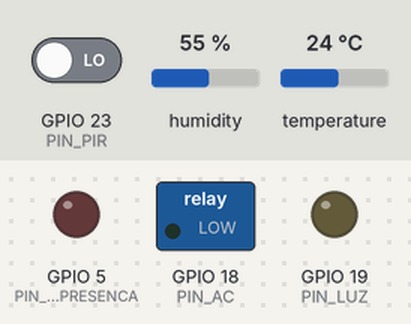
This sketch was run on a simulated ESP32. Shown: switched loads named in the sketch (green lamp = pin HIGH), output pins drawn as LEDs (lit = HIGH). Inputs (shaded band) come from the test bench; at power-on: GPIO 23 (PIN_PIR) LOW, humidity 55 %, temperature 24 °C. WiFi joins after 1.5 s; servers stay silent unless stated; uploads are accepted with an empty reply; what the sketch prints to the serial monitor is not drawn.

Above: at 2.7 s.
2.8 s: GPIO 23 (PIN_PIR) driven HIGH
At 4.0 s:
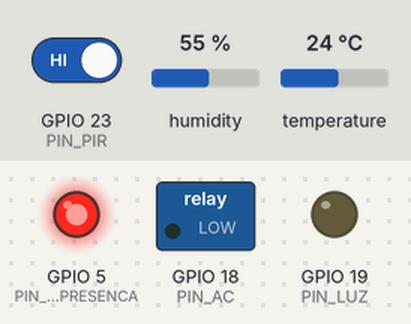
4.3 s: GPIO 23 (PIN_PIR) driven LOW
At 5.6 s:
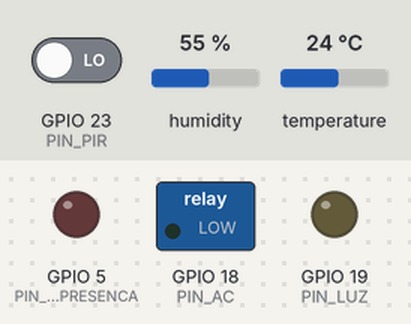
Timing chart, 0 to 7.3 s (numbered marks = the images above; inputs shaded):
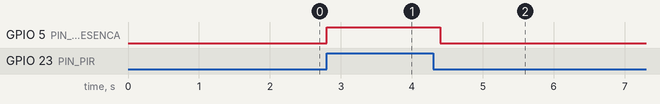

The sketch:

sketch.ino
```cpp
#include <WiFi.h>
#include <HTTPClient.h>
#include <ArduinoJson.h>
#include <DHT.h>

// ==========================================
// ⚠️ CONFIGURAÇÃO DE INTERNET
// ==========================================
const char* ssid = "Wokwi-GUEST";
const char* password = "";
// const char* ssid = "SUA_WIFI";
// const char* password = "SUA_SENHA";

// --- CONFIGURAÇÕES API ---
// ⚠️ Confirme se o link do ngrok/devtunnels está atualizado!
String url_base = "https://qw3p1z2g-5000.brs.devtunnels.ms";
String sala_id = "101";

// --- PINOS ---
#define PIN_PIR 23
#define PIN_LED_PRESENCA 5  // LED Vermelho (Indica Movimento Local)
#define PIN_LUZ 19          // LED Amarelo (Luz da Sala)
#define PIN_AC 18           // Relé/Motor (Ar Condicionado)
// LED Azul removido conforme solicitado

#define DHTPIN 15
#define DHTTYPE DHT22

DHT dht(DHTPIN, DHTTYPE);

int lastState = -1;
unsigned long lastTime = 0;
unsigned long timerDelay = 2000;

void setup() {
  Serial.begin(115200);

  pinMode(PIN_PIR, INPUT);
  pinMode(PIN_LED_PRESENCA, OUTPUT);
  pinMode(PIN_LUZ, OUTPUT);
  pinMode(PIN_AC, OUTPUT);

  dht.begin();

  digitalWrite(PIN_LUZ, LOW);
  digitalWrite(PIN_AC, LOW);
  digitalWrite(PIN_LED_PRESENCA, LOW);

  Serial.println("\n----------------------------------");
  Serial.println("🚀 INICIANDO SISTEMA (SEM LED AZUL)");
  Serial.print("📡 Conectando WiFi: ");
  Serial.println(ssid);

  WiFi.begin(ssid, password);

  while (WiFi.status() != WL_CONNECTED) {
    delay(500);
    Serial.print(".");
  }
  Serial.println("\n✅ Wi-Fi Conectado!");
}

void loop() {
  if(WiFi.status() != WL_CONNECTED) return;

  // 1. LEITURA RÁPIDA (SENSOR PIR)
  int presence = digitalRead(PIN_PIR);
  digitalWrite(PIN_LED_PRESENCA, presence ? HIGH : LOW);

  // Se houver mudança de estado (Entrou ou Saiu gente)
  if (presence != lastState) {
    lastState = presence;
    Serial.println("\n🚨 [SENSOR] Movimento detectado -> Enviando...");
    enviarDadosSensor(presence);
  }

  // 2. ATUALIZAÇÃO PERIÓDICA (Para garantir sincronia)
  if ((millis() - lastTime) > timerDelay) {
    receberComandos();
    lastTime = millis();
  }
}

// --- FUNÇÃO OTIMIZADA: Envia e já Atualiza ---
void enviarDadosSensor(int presence) {
    HTTPClient http;
    http.begin(url_base + "/api/dados_sensor");
    http.addHeader("Content-Type", "application/json");

    // Lê temperatura e humidade
    float t = dht.readTemperature();
    float h = dht.readHumidity();
    if (isnan(t)) t = 20.0; // Valor seguro se falhar

    int luz_estado_atual = digitalRead(PIN_LUZ);
    int ac_estado_atual  = digitalRead(PIN_AC);

    JsonDocument doc;
    doc["sala_id"] = sala_id;
    doc["presenca"] = presence;
    doc["luz_ligada"] = luz_estado_atual;
    doc["ac_ligado"] = ac_estado_atual;
    doc["temperatura"] = t;
    doc["humidade"] = h;

    String json;
    serializeJson(doc, json);

    // Envia POST
    int httpResponseCode = http.POST(json);

    if (httpResponseCode > 0) {
      String payload = http.getString();
      Serial.println("✅ [POST] Enviado. Processando resposta...");

      // Atualiza imediatamente com a resposta da API
      JsonDocument responseDoc;
      DeserializationError error = deserializeJson(responseDoc, payload);

      if (!error) {
        const char* cmdLuz = responseDoc["comando_luz"];
        const char* cmdAc = responseDoc["comando_ac"];

        if (cmdLuz && cmdAc) {
            bool ligarLuz = (String(cmdLuz) == "ON");
            bool ligarAc  = (String(cmdAc) == "ON");

            digitalWrite(PIN_LUZ, ligarLuz ? HIGH : LOW);
            digitalWrite(PIN_AC, ligarAc ? HIGH : LOW);

            Serial.print("⚡ [STATUS] Luz: ");
            Serial.print(cmdLuz);
            Serial.print(" | AC: ");
            Serial.println(cmdAc);
        }
      }
    } else {
      Serial.print("❌ Erro HTTP: ");
      Serial.println(httpResponseCode);
    }
    http.end();
}

void receberComandos() {
  HTTPClient http;
  http.begin(url_base + "/api/comandos/" + sala_id);
  int httpResponseCode = http.GET();

  if (httpResponseCode > 0) {
    String payload = http.getString();
    JsonDocument doc;
    DeserializationError error = deserializeJson(doc, payload);

    if (!error) {
      const char* cmdLuz = doc["luz_comando"];
      const char* cmdAc  = doc["ac_comando"];

      bool ligarLuz = (String(cmdLuz) == "ON");
      bool ligarAc  = (String(cmdAc) == "ON");

      digitalWrite(PIN_LUZ, ligarLuz ? HIGH : LOW);
      digitalWrite(PIN_AC, ligarAc ? HIGH : LOW);
    }
  }
  http.end();
}
```

Measured:
- after the input at 2.8 s, GPIO 5 (PIN_LED_PRESENCA): LOW → HIGH at once
- after the input at 4.3 s, GPIO 5 (PIN_LED_PRESENCA): HIGH → LOW after 0.10 s
